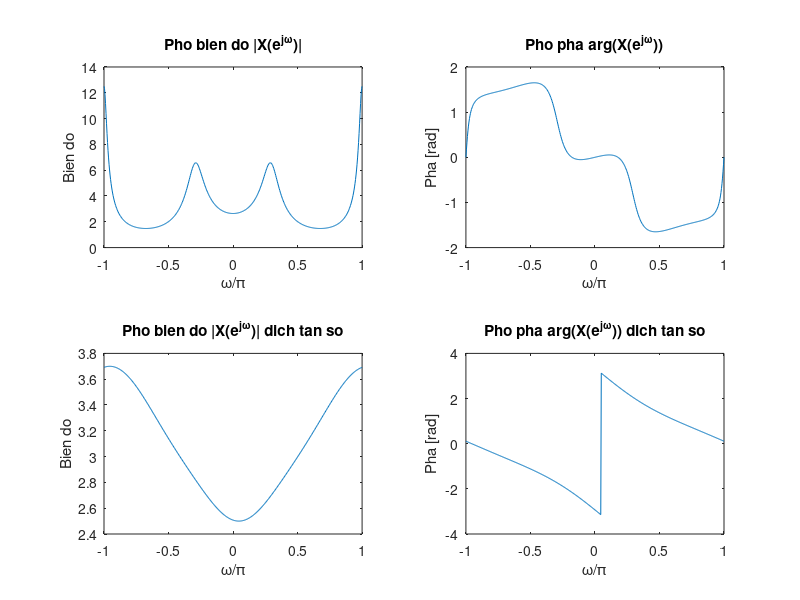

Write the MATLAB code that produced this figure.
w = linspace(-pi,pi,512); 
num = [0.8 3 -0.2 0.1]; 
den = [1 0.1 -0.4 0.7]; 
h = freqz(num,den,w); 
l=length(num);
n=0:l-1;
x1=num.*exp(-j*3*n);
h1 = freqz(x1,1,w);  
subplot(221),plot(w/pi,abs(h)); 
xlabel('\omega/\pi'); 
ylabel('Bien do'); 
title('Pho bien do |X(e^{j\omega})|'); 
subplot(222),plot(w/pi,angle(h)); 
xlabel('\omega/\pi'); 
ylabel('Pha [rad]'); 
title('Pho pha arg(X(e^{j\omega}))'); 
subplot(223),plot(w/pi,abs(h1)); 
xlabel('\omega/\pi'); 
ylabel('Bien do'); 
title('Pho bien do |X(e^{j\omega})| dich tan so'); 
subplot(224),plot(w/pi,angle(h1)); 
xlabel('\omega/\pi'); 
ylabel('Pha [rad]'); 
title('Pho pha arg(X(e^{j\omega})) dich tan so');